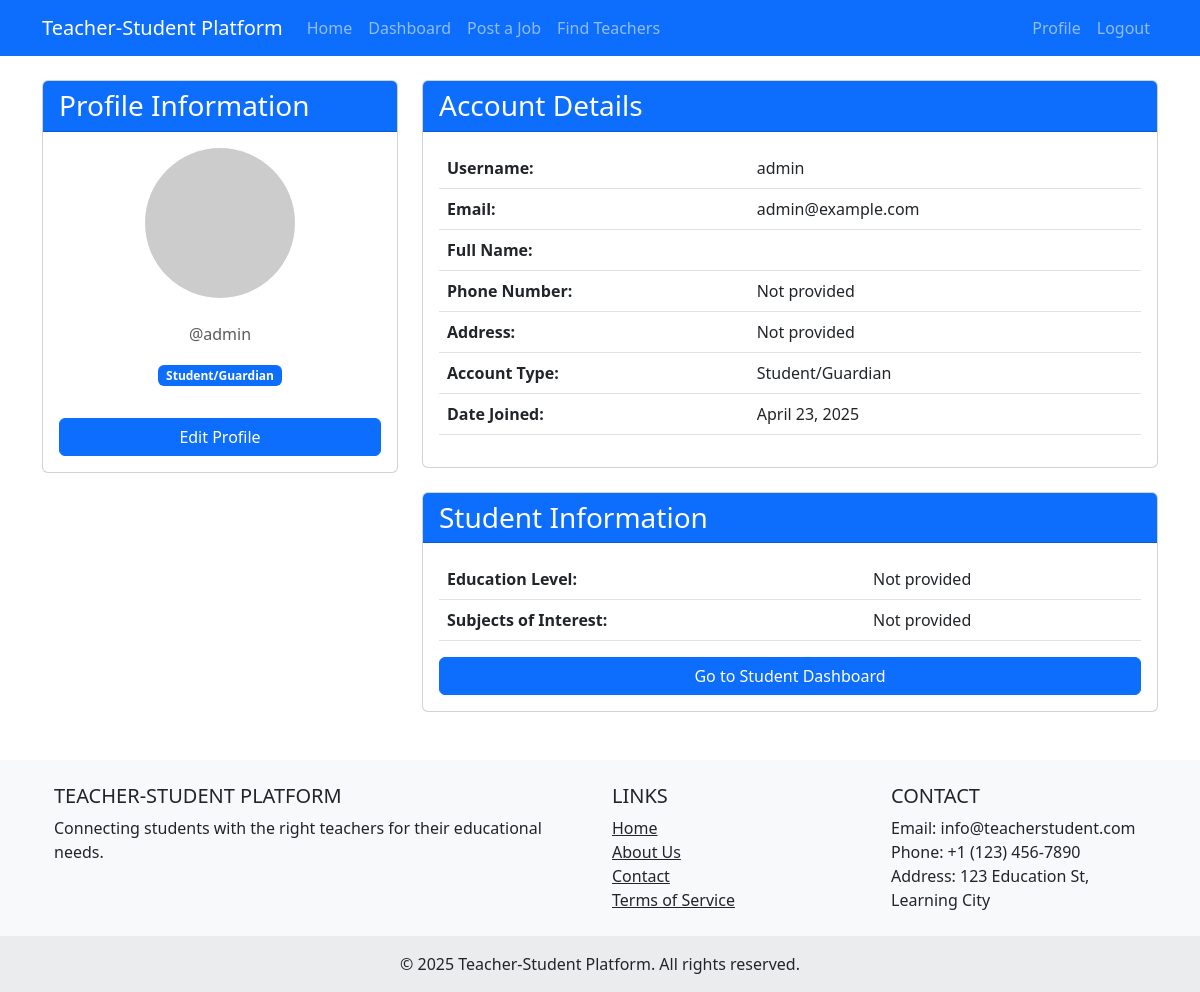
The app's page /accounts/profile/ (signed in), older data.
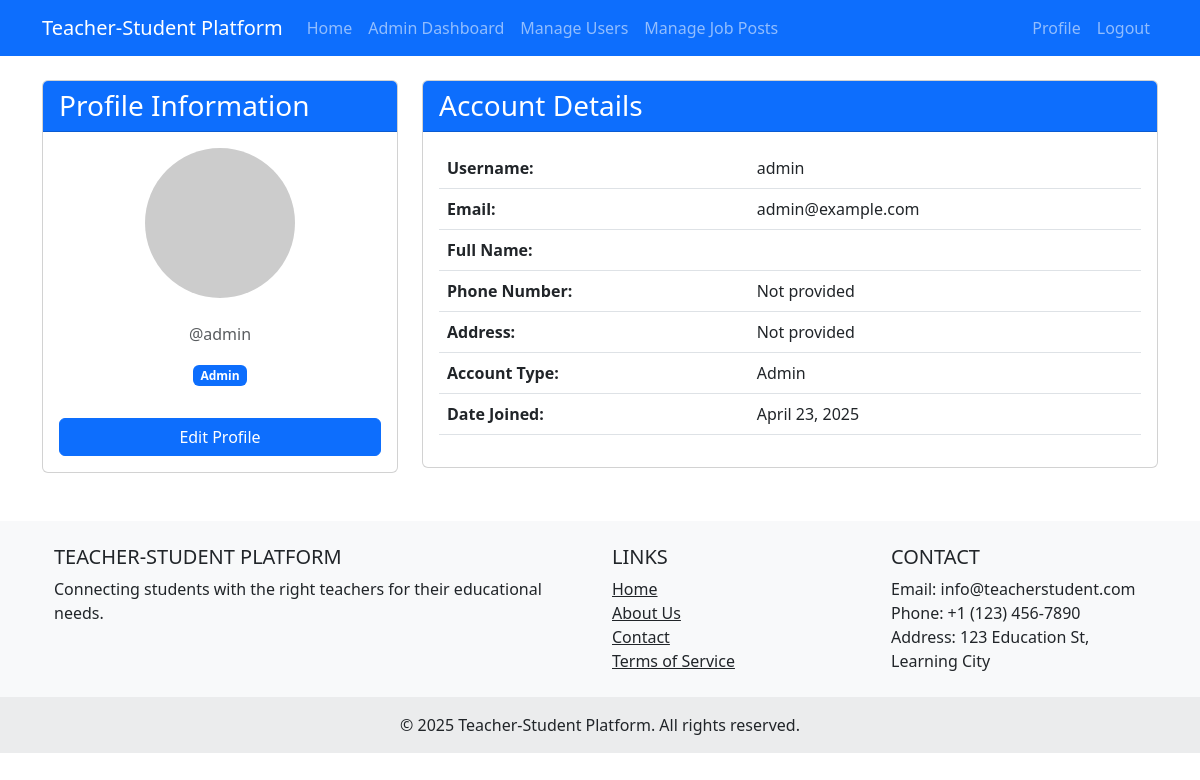
The same page, newer data.
### accounts/models.py (models this page shows, shortened)
class User(AbstractUser):
    USER_TYPE_CHOICES = (
        ('admin', 'Admin'),
        ('teacher', 'Teacher'),
        ('student', 'Student/Guardian'),
    )
    user_type = models.CharField(max_length=10, choices=USER_TYPE_CHOICES, default='student')
    phone_number = models.CharField(max_length=15, blank=True, null=True)
    address = models.TextField(blank=True, null=True)
    profile_picture = models.ImageField(upload_to='profile_pictures/', blank=True, null=True)
    is_blocked = models.BooleanField(default=False)
    @property
    def is_admin(self):
        return self.user_type == 'admin'
    @property
    def is_teacher(self):
        return self.user_type == 'teacher'
    @property
    def is_student(self):
        return self.user_type == 'student'

### student/models.py (models this page shows, shortened)
class StudentProfile(models.Model):
    user = models.OneToOneField(settings.AUTH_USER_MODEL, on_delete=models.CASCADE, related_name='student_profile')
    education_level = models.CharField(max_length=100, blank=True, null=True)
    subjects_of_interest = models.CharField(max_length=255, blank=True, null=True)

### accounts/views.py (the view)
# urls.py: path('profile/', views.profile, name='profile'),
@login_required
def profile(request):
    return render(request, 'accounts/profile.html')

### templates/accounts/profile.html (shortened to what this page needs)
{% extends 'base.html' %}
{% block content %}
<div class="row">
    <div class="col-md-4">
        <div class="card">
            <div class="card-header bg-primary text-white">
                <h3 class="card-title mb-0">Profile Information</h3>
            </div>
            <div class="card-body text-center">
                {% if user.profile_picture %}
                    <img src="{{ user.profile_picture.url }}" alt="{{ user.username }}" class="img-fluid rounded-circle mb-3" style="max-width: 150px;">
                {% else %}
                    <img src="https://via.placeholder.com/150" alt="{{ user.username }}" class="img-fluid rounded-circle mb-3">
                {% endif %}
                <p class="text-muted">@{{ user.username }}</p>
                <p class="badge bg-primary">{{ user.get_user_type_display }}</p>
                <div class="d-grid gap-2 mt-3">
                    <a href="{% url 'accounts:edit_profile' %}" class="btn btn-primary">Edit Profile</a>
                </div>
            </div>
        </div>
    </div>
    <div class="col-md-8">
        <div class="card">
            <div class="card-header bg-primary text-white">
                <h3 class="card-title mb-0">Account Details</h3>
            </div>
            <div class="card-body">
                <table class="table">
                    <tbody>
                        <tr>
                            <th>Username:</th>
                            <td>{{ user.username }}</td>
                        </tr>
                        <tr>
                            <th>Email:</th>
                            <td>{{ user.email }}</td>
                        </tr>
                        <tr>
                            <th>Full Name:</th>
                            <td>{{ user.get_full_name }}</td>
                        </tr>
                        <tr>
                            <th>Phone Number:</th>
                            <td>{{ user.phone_number|default:"Not provided" }}</td>
                        </tr>
                        <tr>
                            <th>Address:</th>
                            <td>{{ user.address|default:"Not provided" }}</td>
                        </tr>
                        <tr>
                            <th>Account Type:</th>
                            <td>{{ user.get_user_type_display }}</td>
                        </tr>
                        <tr>
                            <th>Date Joined:</th>
                            <td>{{ user.date_joined|date:"F d, Y" }}</td>
                        </tr>
                    </tbody>
                </table>
            </div>
        </div>
        {% if user.is_student %}
            <div class="card mt-4">
                <div class="card-header bg-primary text-white">
                    <h3 class="card-title mb-0">Student Information</h3>
                </div>
                <div class="card-body">
                    <table class="table">
                        <tbody>
                            <tr>
                                <th>Education Level:</th>
                                <td>{{ user.student_profile.education_level|default:"Not provided" }}</td>
                            </tr>
                            <tr>
                                <th>Subjects of Interest:</th>
                                <td>{{ user.student_profile.subjects_of_interest|default:"Not provided" }}</td>
                            </tr>
                        </tbody>
                    </table>
                    <div class="d-grid gap-2 mt-3">
                        <a href="{% url 'student:dashboard' %}" class="btn btn-primary">Go to Student Dashboard</a>
                    </div>
                </div>
            </div>
        {% endif %}
    </div>
</div>
{% endblock %}

Row changes from the older to the newer data that the page shows:
changed User "admin": user_type "Student/Guardian" → "Admin"; student_profile.education_level "Not provided" → (not shown); student_profile.subjects_of_interest "Not provided" → (not shown)
Text that changed along with them:
text no longer shown: "Dashboard Post a Job Find Teachers Student Information Education Level: Subjects of Interest: Go to Student Dashboard"
text now shown: "Admin Dashboard Manage Users Manage Job Posts"
